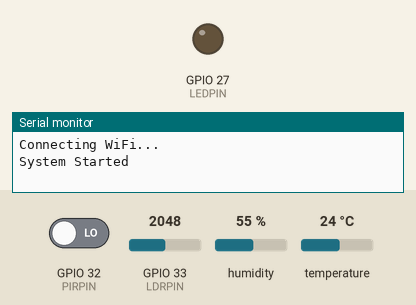
Recording of a sketch running on a simulated ESP32. Parts: output pins drawn as LEDs (lit = HIGH), the last lines printed to the serial monitor. The inputs (shaded band) are chosen by the test bench; at power-on: GPIO 32 (PIRPIN) LOW, GPIO 33 (LDRPIN) = 2048, humidity 55 %, temperature 24 °C. WiFi joins after 1.5 s; servers stay silent unless stated; uploads are accepted with an empty reply.

Above: at 1.2 s.
1.3 s: GPIO 32 (PIRPIN) driven HIGH
3.5 s: GPIO 33 (LDRPIN) set to 2891
5.0 s: GPIO 33 (LDRPIN) set to 2969
At 5.9 s:
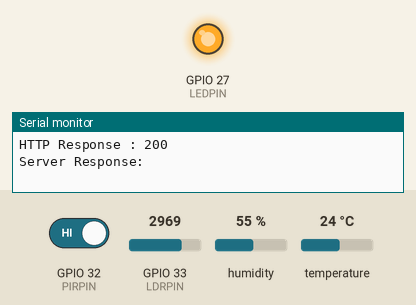
6.5 s: GPIO 33 (LDRPIN) set to 2515
9.2 s: GPIO 33 (LDRPIN) set to 2411
At 10.2 s:
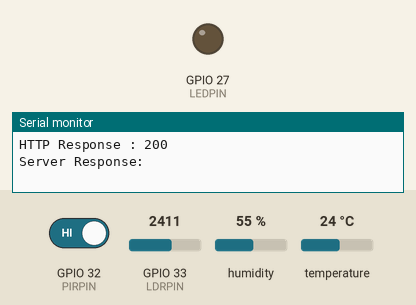
10.7 s: GPIO 33 (LDRPIN) set to 3040
At 12.6 s:
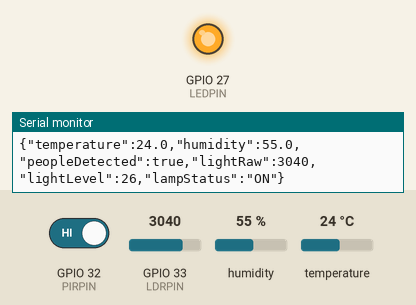
Timing chart, 0 to 14.1 s (numbered marks = the images above; inputs shaded):
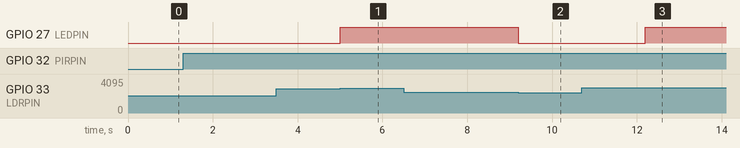

The sketch:

arduino_sample.ino
```cpp
#include <WiFi.h>
#include <WiFiClientSecure.h>
#include <HTTPClient.h>
#include <DHT.h>

const char* ssid = "test";
const char* password = "11111110";

const char* serverUrl = "https://smart-lamp-dashboardv2.onrender.com/api/sensors/data";
const char* modeUrl = "https://smart-lamp-dashboardv2.onrender.com/api/mode";

#define DHTPIN 14
#define DHTTYPE DHT21

#define PIRPIN 32
#define LDRPIN 33
#define LEDPIN 27

unsigned long lastModeSync = 0;
const unsigned long MODE_SYNC_INTERVAL = 2000;
unsigned long lastTelemetry = 0;
const unsigned long TELEMETRY_INTERVAL = 2000;
unsigned long lastWifiReconnect = 0;
const unsigned long WIFI_RECONNECT_INTERVAL = 10000;

// โหมดการทำงาน: 0 = AUTO, 1 = FORCE ON, 2 = FORCE OFF
int currentMode = 0;
String modeNames[3] = {"AUTO", "FORCE ON", "FORCE OFF"};
int brightnessPercent = 100;
bool autoLampOn = false;
unsigned long lastAutoSwitch = 0;
const unsigned long MIN_SWITCH_MS = 3000;
const int DARK_ON_LEVEL = 30;
const int DARK_OFF_LEVEL = 45;

DHT dht(DHTPIN, DHTTYPE);
float lastTemp = 0;
float lastHum = 0;

bool confirmedPresence = false;

unsigned long lastMotionTime = 0;
const unsigned long HOLD_TIME = 5000;

int modeNameToIndex(String name) {
  if (name == "FORCE ON") return 1;
  if (name == "FORCE OFF") return 2;
  return 0;
}

void setLampOutput(bool enabled) {
  const int duty = enabled ? map(brightnessPercent, 0, 100, 0, 255) : 0;
  analogWrite(LEDPIN, duty);
}

void fetchModeFromServer() {
  if (WiFi.status() != WL_CONNECTED) return;

  WiFiClientSecure client;
  client.setInsecure();
  HTTPClient http;
  http.begin(client, modeUrl);
  http.setConnectTimeout(3000);
  http.setTimeout(3000);

  const int httpCode = http.GET();
  if (httpCode == HTTP_CODE_OK) {
    const String payload = http.getString();
    const int marker = payload.indexOf("\"mode\":\"");
    if (marker >= 0) {
      const int start = marker + 8;
      const int end = payload.indexOf('\"', start);
      if (end > start) currentMode = modeNameToIndex(payload.substring(start, end));
    }

    const int brightnessMarker = payload.indexOf("\"brightness\":");
    if (brightnessMarker >= 0) {
      const int brightnessStart = brightnessMarker + 13;
      const int serverBrightness = payload.substring(brightnessStart).toInt();
      if (serverBrightness >= 10 && serverBrightness <= 100) {
        brightnessPercent = serverBrightness;
      }
    }
  }
  http.end();
}

void setup() {

  Serial.begin(115200);

  dht.begin();

  pinMode(PIRPIN, INPUT);
  pinMode(LEDPIN, OUTPUT);
  analogWrite(LEDPIN, 0);

  Serial.println("Connecting WiFi...");

  WiFi.begin(ssid, password);
  lastWifiReconnect = millis();

  Serial.println("System Started");
}

void loop() {

  const unsigned long now = millis();

  if (WiFi.status() == WL_CONNECTED) {
    if (lastModeSync == 0) {
      fetchModeFromServer();
      lastModeSync = millis();
    }
    if (now - lastWifiReconnect >= WIFI_RECONNECT_INTERVAL) {
      lastWifiReconnect = now;
    }
  }
  else if (now - lastWifiReconnect >= WIFI_RECONNECT_INTERVAL) {
    WiFi.reconnect();
    lastWifiReconnect = now;
  }

  if (millis() - lastModeSync >= MODE_SYNC_INTERVAL) {
    fetchModeFromServer();
    lastModeSync = millis();
  }

  if (digitalRead(PIRPIN) == HIGH) {
    confirmedPresence = true;
    lastMotionTime = now;
  }
  else if (now - lastMotionTime > HOLD_TIME) {
    confirmedPresence = false;
  }

  int lightRaw = analogRead(LDRPIN);
  int lightLevel = constrain(map(lightRaw, 800, 3800, 100, 0), 0, 100);

  bool lampStatus = false;

  if (currentMode == 1) {              // FORCE ON
    setLampOutput(true);
    lampStatus = true;
  }
  else if (currentMode == 2) {         // FORCE OFF
    setLampOutput(false);
    lampStatus = false;
  }
  else {                               // AUTO
    bool want = autoLampOn;
    if (!autoLampOn && lightLevel < DARK_ON_LEVEL && confirmedPresence) want = true;
    if (autoLampOn && (!confirmedPresence || lightLevel > DARK_OFF_LEVEL)) want = false;

    if (want != autoLampOn && millis() - lastAutoSwitch > MIN_SWITCH_MS) {
      autoLampOn = want;
      lastAutoSwitch = millis();
    }
    setLampOutput(autoLampOn);
    lampStatus = autoLampOn;
  }

  if (millis() - lastTelemetry < TELEMETRY_INTERVAL) return;
  lastTelemetry = millis();

  float temperature = dht.readTemperature();
  float humidity = dht.readHumidity();
  if (!isnan(temperature)) lastTemp = temperature;
  if (!isnan(humidity)) lastHum = humidity;

  Serial.println("--------------------------------");

  Serial.print("Mode        : ");
  Serial.println(modeNames[currentMode]);

  Serial.print("Temperature : ");
  Serial.println(lastTemp);

  Serial.print("Humidity    : ");
  Serial.println(lastHum);

  Serial.print("People      : ");
  Serial.println(confirmedPresence ? "YES" : "NO");

  Serial.print("Light Raw   : ");
  Serial.println(lightRaw);

  Serial.print("Light Level : ");
  Serial.println(lightLevel);

  Serial.print("Lamp Status : ");
  Serial.println(lampStatus ? "ON" : "OFF");

  if (WiFi.status() == WL_CONNECTED) {

    WiFiClientSecure client;
    client.setInsecure();

    HTTPClient http;

    http.begin(client, serverUrl);
    http.setConnectTimeout(3000);
    http.setTimeout(3000);

    http.addHeader("Content-Type", "application/json");

    String json = "{";
    json += "\"temperature\":" + String(lastTemp, 1) + ",";
    json += "\"humidity\":" + String(lastHum, 1) + ",";
    json += "\"peopleDetected\":" + String(confirmedPresence ? "true" : "false") + ",";
    json += "\"lightRaw\":" + String(lightRaw) + ",";
    json += "\"lightLevel\":" + String(lightLevel) + ",";
    json += "\"lampStatus\":\"" + String(lampStatus ? "ON" : "OFF") + "\"";
    json += "}";

    Serial.println("Sending JSON:");
    Serial.println(json);

    int httpCode = http.POST(json);

    Serial.print("HTTP Response : ");
    Serial.println(httpCode);

    if (httpCode > 0) {
      String response = http.getString();

      Serial.println("Server Response:");
      Serial.println(response);
    }

    http.end();
  }
}
```

Measured:
- the behaviour switches between 2929 and 2930 on GPIO 33 (LDRPIN) (found by bisection; images 0 and 1)
- the behaviour switches between 2450 and 2449 on GPIO 33 (LDRPIN) (found by bisection; images 1 and 2)
- after the input at 5.0 s, GPIO 27 (LEDPIN): LOW → HIGH at once
- after the input at 9.2 s, GPIO 27 (LEDPIN): HIGH → LOW at once
- after the input at 10.7 s, GPIO 27 (LEDPIN): LOW → HIGH after 1.5 s
